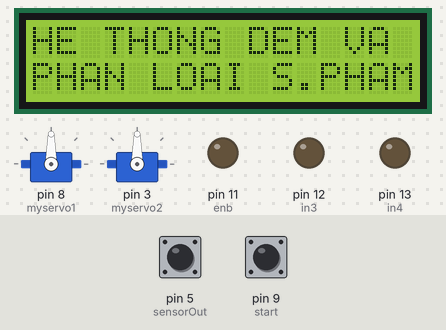
A sketch run on a simulated Arduino Uno, built with avr-gcc and run on an emulated ATmega328P. On the bench: 2 × servo, 16×2 character LCD, output pins drawn as LEDs (lit = HIGH). Inputs (shaded band) come from the test bench; at power-on: pin 9 (start) HIGH, pin 5 (sensorOut) LOW. Pins used as bus, display or sensor lines are not drawn; what the sketch prints to the serial monitor is not drawn.

Above: at 2.9 s.
At 6.5 s:
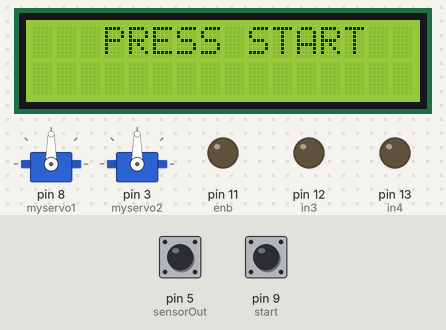
6.6 s: pin 9 (start) pulled LOW for 0.15 s
At 7.5 s:
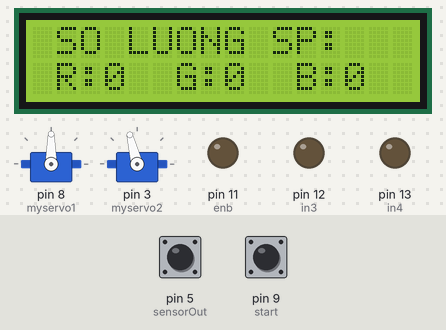
9.7 s: pin 5 (sensorOut) pulsed HIGH 5 times (0.12 s each, 0.3 s apart)
At 12.8 s:
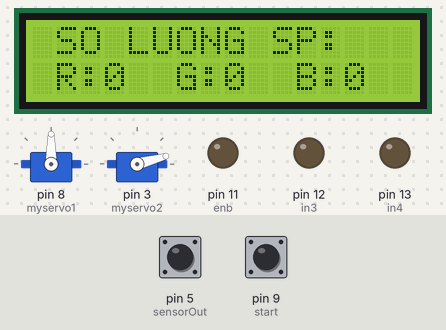
14.2 s: pin 9 (start) pulled LOW for 1 s
At 17.5 s:
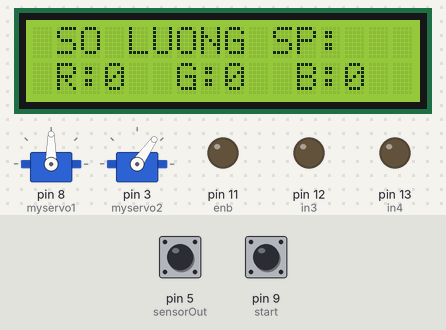
Timing chart, 0 to 22.9 s (numbered marks = the images above; inputs shaded):
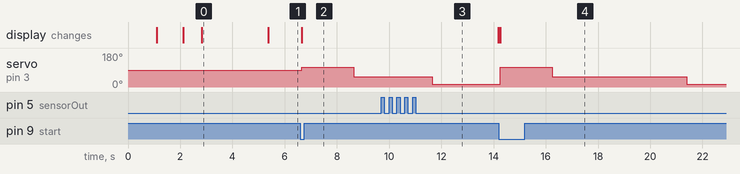

Measured:
- after the input at 6.6 s, servo on pin 3 (myservo2): 90° → 104° at once, → 55° 2.0 s later; the display: changes at once (image 2)
- after the input at 9.7 s, servo on pin 3 (myservo2): 55° → 15° after 2.0 s instead of 4.1 s
- after the input at 14.2 s, servo on pin 3 (myservo2): 15° → 104° after 0.05 s, → 55° 2.0 s later, → 15° 5.2 s later; the display: changes after 0.05 s (image 4)
- what the display in image 0 shows lasts 2.6 s, from 2.8 s to 5.4 s

The sketch:

sketch_may25c.ino
```cpp
#include <Wire.h>
#include <Servo.h>
#include <LiquidCrystal_I2C.h>
LiquidCrystal_I2C lcd(0x27,16,2);

//-----ĐKĐC
int enb = 11;//11
int in3 = 12;//12
int in4 = 13;//13
int giatri;
int bamxung;

//-----Đếm
int giatridem;
int gtmacdinh = 1;
int dem;

//-----cảm biến
int cambien = 10; //10

//-----Đếm màu
int spR=0,spG=0,spB=0;

//Reset
int start = 9;//9
int gtstart;

//strat
// int start =8;
// int gtstart;

//-----servo
Servo myservo1, myservo2;

//-----TCS3200
#define S0 4
#define S1 2
#define S2 6
#define S3 7
#define sensorOut 5
int PW = 0;
int colour=0;

void hienthiLCD()
{
  lcd.setCursor(3,1);   lcd.print(spR);
  lcd.setCursor(8,1);   lcd.print(spG);
  lcd.setCursor(13,1);   lcd.print(spB);
}
void setup()
{
  Serial. begin (9600);

  //-----DKDC
  pinMode (enb, OUTPUT);
  pinMode (in3, OUTPUT);
  pinMode (in4, OUTPUT);

  //start
  pinMode(start, INPUT_PULLUP);

  //dem
  pinMode(cambien, INPUT);

  //-----MÀU SẮC
  pinMode(S0, OUTPUT);
  pinMode(S1, OUTPUT);
  pinMode(S2, OUTPUT);
  pinMode(S3, OUTPUT);
  pinMode(sensorOut, INPUT);

  myservo1.attach(8);
  myservo2.attach(3);
  //-----TẦN SỐ 20%
  digitalWrite(S0, HIGH);
  digitalWrite(S1, LOW);

  lcd.init();
  lcd.backlight();
  lcd.setCursor(0,0);
  lcd.print("     DANH CHANH     ");delay(1000);
  lcd.setCursor(0,1);
  lcd.print("      DO AN 1    ");delay(1000);
  lcd.clear();
  lcd.setCursor(0,0);
  lcd.print("HE THONG DEM VA");delay(700);
  lcd.setCursor(0,1);
  lcd.print("PHAN LOAI S.PHAM");
  delay(2500);
  lcd.clear();
}

// điều khiển động cơ

void servo()
{
    myservo2.write(104);
   delay(2000);
   myservo2.write(55);
   delay(1000);
}
void loop()
{

  gtstart = digitalRead(start);
  if(gtstart == 1)
  {
    digitalWrite (in3, LOW);
    digitalWrite (in4, LOW);
    lcd.setCursor(0,0);
    lcd.print("   PRESS START  ");
    lcd.setCursor(0,1);
    lcd.print("                ");
  }
  else
  {

   lcd.clear();
    lcd.setCursor(1,0);
    lcd.print("SO LUONG SP:");
    //Serial.println(dem);
    // lcd.setCursor(9,0);
    // lcd.print(dem);
    lcd.setCursor(0,1);
    lcd.print(" R:   G:   B:");
    hienthiLCD();

    hienthiLCD();
    servo();

    colour = readColour();

    switch (colour)
    {
    case 1: myservo1.write(75); break;
    case 2: myservo1.write(90); break;
    case 3: myservo1.write(105); break;
    }
    delay(1000);
    myservo2.write(15);
   delay(2500);

  }
  // dem san pham len 1
      if(colour==1)
      spR ++;
      if(colour==2)
      spG ++;
      if(colour==3)
      spB ++;

}

//---------màu
int readColour()
{
  //-----KHỞI TẠO MÀU ĐỎ
 digitalWrite(S2, LOW);
  digitalWrite(S3, LOW);
  PW = pulseIn(sensorOut, LOW);
  int R = PW;
  //-----IN MÀU ĐỎ LÊN MH
  Serial.print("R = ");
  Serial.print(PW);
  Serial.print("  ");
  delay(50);

  //-----KHỞI TẠO MÀU LỤC
  digitalWrite(S2, HIGH);
  digitalWrite(S3, HIGH);
  PW = pulseIn(sensorOut, LOW);  // ĐỌC ĐỘ RỘNG XUNG ĐẦU RA
  int G = PW;
  //-----IN MÀU LỤC LÊN MH
  Serial.print("G = ");
  Serial.print(PW);
  Serial.print("  ");
  delay(50);

  //-----KHỞI TẠO MÀU LAM
  digitalWrite(S2, LOW);
  digitalWrite(S3, HIGH);
  PW = pulseIn(sensorOut, LOW);
  int B = PW;
//-----IN MÀU LAM LÊN MH
  Serial.print("B = ");
  Serial.print(PW);
  Serial.print("   colour: ");
  Serial.print(" ");
  delay(50);

  if(R < 60 && R > 10 && G < 130 && G> 80 && B < 100 && B > 50 )
  {
    colour = 1;              // Red
  }
  if(R < 170 && R > 80 && G < 150 && G > 90 && B < 90 && B > 40)
  {
    colour =  3;            // Blue
  }
  if (R < 130 && R > 85 && G < 80 && G > 30 && B < 110 && B > 60)
  {
    colour =  2;            // Green
  }

  return colour;

}
//--------- Hàm reset
void resetBoard()
{
  asm volatile ("jmp 0"); //Nhảy về dòng đầu tiên của chương trình
}
```
